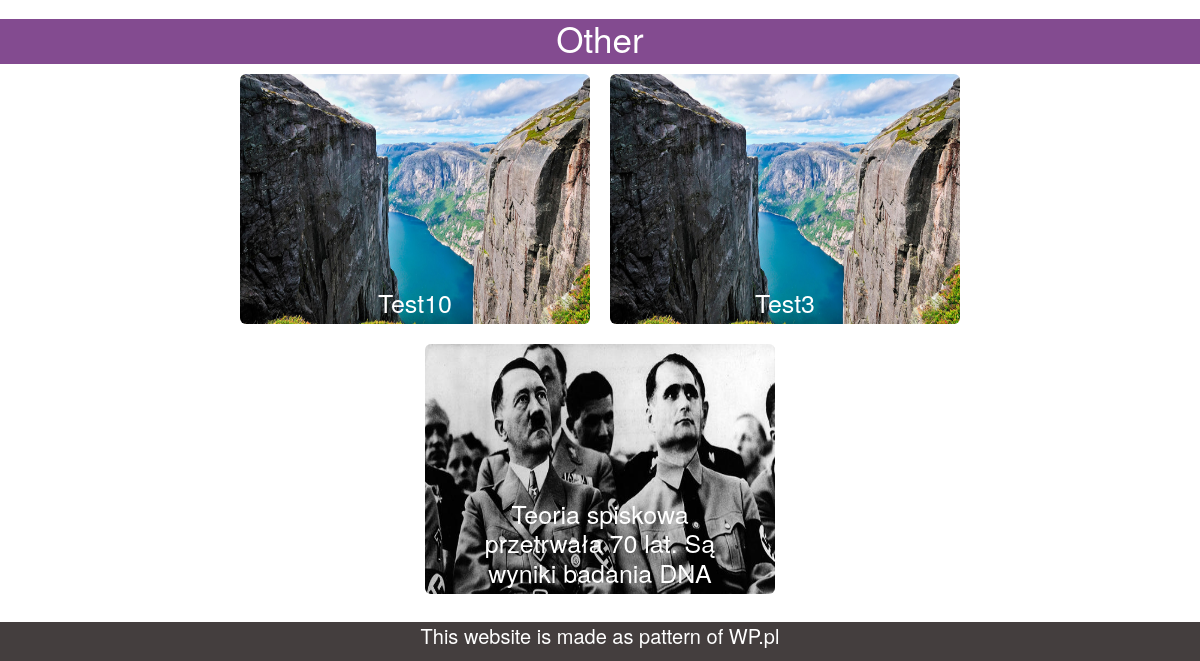
The app's page / (lower part), older data.
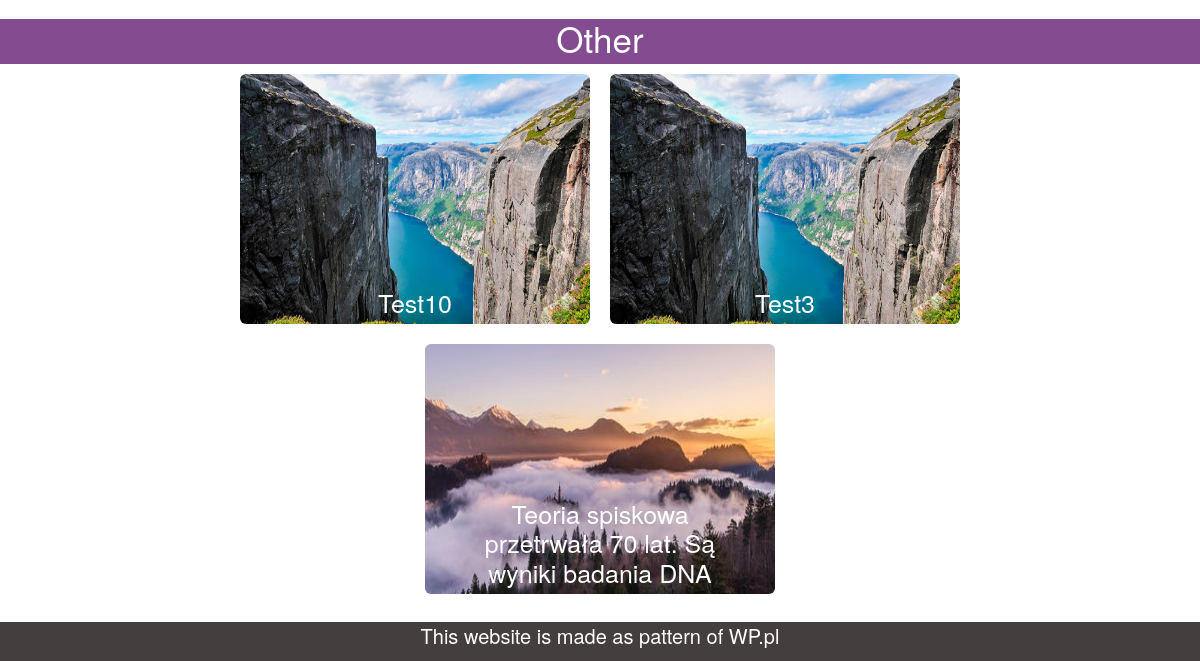
The same page, newer data.
### main/models.py (models this page shows, shortened)
class News_model_total(models.Model):
    title = models.CharField(max_length=70)
    content = models.TextField()
    date = models.DateTimeField()
    image = models.ImageField(upload_to='images')
    CATEGORIES = (
        ('N', 'News'),
        ('P', 'Politics'),
        ('S', 'Sport'),
        ('B', 'Business'),
        ('I', 'Other'),
    )
    category = models.CharField(max_length=1, choices=CATEGORIES ,default="N")

### main/views.py (the view)
# urls.py: path('', views.MainPost.as_view(), name='post-home'),
class MainPost(ListView):
    model = News_model_total
    context_object_name = 'posts'
    template_name = 'main/home.html'
    ordering = ['-date']

### main/templates/main/home.html (shortened to what this page needs)
{% extends 'main/index.html' %}
{% load static %}
{% block content %}
<div class="container-t1">
{% for post in posts %}
{% if post.category == "B" %}
<div class="container2">
  <div onclick="location.href='{% url 'post-detail' post.id %}';" style="cursor: pointer;" class="centered1"><a class="aboxx" href="{% url 'post-detail' post.id %}">{{post.title}}</a></div>
</div>
  {%endif%}
{% endfor %}
</div>
<div class="category-t1" style="background-color:#834b90"><h4 class="h4cat">Other</h4></div>
<div class="container-t1">
{% for post in posts %}
{% if post.category == "I" %}
  <div class="container2">
    <a  href="{% url 'post-detail' post.id %}"><img src="{{post.image.url}}" alt="Snow" width="350" height="250" class="img-rounded"></a>
    <div onclick="location.href='{% url 'post-detail' post.id %}';" style="cursor: pointer;" class="centered1"><a class="aboxx" href="{% url 'post-detail' post.id %}">{{post.title}}</a></div>
  </div>
  {%endif%}
{% endfor %}
</div>
{% endblock content %}

### main/templates/main/index.html (shortened to what this page needs)
{% load staticfiles %}
<!DOCTYPE html>
<html>
<head>
<link rel="stylesheet"  href="{% static 'main/css/bootstrap.css' %}">
</head>
<body>
{%block content%}
{%endblock content%}
<br>
<br>
    <div class="footer">
      <p>This website is made as pattern of WP.pl</p>
    </div>
</body>
</html>

Row changes from the older to the newer data that the page shows:
changed News_model_total "Teoria spiskowa przetrwała 70 lat. Są wyniki badania DNA": image: a different picture
